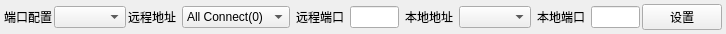
<?xml version="1.0" encoding="UTF-8"?>
<ui version="4.0">
 <class>IOSettingsForm</class>
 <widget class="QWidget" name="IOSettingsForm">
  <property name="geometry">
   <rect>
    <x>0</x>
    <y>0</y>
    <width>726</width>
    <height>31</height>
   </rect>
  </property>
  <property name="maximumSize">
   <size>
    <width>16777215</width>
    <height>16777215</height>
   </size>
  </property>
  <property name="windowTitle">
   <string>Form</string>
  </property>
  <layout class="QVBoxLayout" name="verticalLayout">
   <property name="leftMargin">
    <number>2</number>
   </property>
   <property name="topMargin">
    <number>2</number>
   </property>
   <property name="rightMargin">
    <number>2</number>
   </property>
   <property name="bottomMargin">
    <number>2</number>
   </property>
   <item>
    <widget class="QWidget" name="widget_ioset" native="true">
     <property name="maximumSize">
      <size>
       <width>16777215</width>
       <height>16777215</height>
      </size>
     </property>
     <property name="styleSheet">
      <string notr="true"/>
     </property>
     <layout class="QHBoxLayout" name="horizontalLayout_2">
      <property name="spacing">
       <number>2</number>
      </property>
      <property name="leftMargin">
       <number>2</number>
      </property>
      <property name="topMargin">
       <number>2</number>
      </property>
      <property name="rightMargin">
       <number>2</number>
      </property>
      <property name="bottomMargin">
       <number>2</number>
      </property>
      <item>
       <layout class="QHBoxLayout" name="horizontalLayout" stretch="0,0">
        <item>
         <widget class="QLabel" name="label_4">
          <property name="text">
           <string>端口配置</string>
          </property>
         </widget>
        </item>
        <item>
         <widget class="QComboBox" name="comboBox_PortName">
          <property name="sizePolicy">
           <sizepolicy hsizetype="Expanding" vsizetype="Fixed">
            <horstretch>0</horstretch>
            <verstretch>0</verstretch>
           </sizepolicy>
          </property>
          <property name="maximumSize">
           <size>
            <width>150</width>
            <height>16777215</height>
           </size>
          </property>
         </widget>
        </item>
       </layout>
      </item>
      <item>
       <widget class="QStackedWidget" name="stackedWidget">
        <property name="currentIndex">
         <number>2</number>
        </property>
        <widget class="QWidget" name="page_serial">
         <property name="sizePolicy">
          <sizepolicy hsizetype="Preferred" vsizetype="Expanding">
           <horstretch>0</horstretch>
           <verstretch>0</verstretch>
          </sizepolicy>
         </property>
         <layout class="QVBoxLayout" name="verticalLayout_4">
          <property name="leftMargin">
           <number>0</number>
          </property>
          <property name="topMargin">
           <number>0</number>
          </property>
          <property name="rightMargin">
           <number>0</number>
          </property>
          <property name="bottomMargin">
           <number>0</number>
          </property>
          <item>
           <layout class="QGridLayout" name="gridLayout" columnstretch="0,1,0,1,0,1,0,1">
            <item row="0" column="2">
             <widget class="QLabel" name="label_2">
              <property name="text">
               <string>停 止 位</string>
              </property>
             </widget>
            </item>
            <item row="0" column="5">
             <widget class="QComboBox" name="comboBox_DataBits">
              <property name="minimumSize">
               <size>
                <width>0</width>
                <height>0</height>
               </size>
              </property>
             </widget>
            </item>
            <item row="0" column="6">
             <widget class="QLabel" name="label_5">
              <property name="text">
               <string>校 验 位</string>
              </property>
             </widget>
            </item>
            <item row="0" column="0">
             <widget class="QLabel" name="label">
              <property name="text">
               <string>波 特 率</string>
              </property>
             </widget>
            </item>
            <item row="0" column="3">
             <widget class="QComboBox" name="comboBox_StopBits">
              <property name="minimumSize">
               <size>
                <width>0</width>
                <height>0</height>
               </size>
              </property>
             </widget>
            </item>
            <item row="0" column="4">
             <widget class="QLabel" name="label_3">
              <property name="text">
               <string>数 据 位</string>
              </property>
             </widget>
            </item>
            <item row="0" column="1">
             <widget class="QComboBox" name="comboBox_BaudRate">
              <property name="minimumSize">
               <size>
                <width>0</width>
                <height>0</height>
               </size>
              </property>
             </widget>
            </item>
            <item row="0" column="7">
             <widget class="QComboBox" name="comboBox_Parity">
              <property name="minimumSize">
               <size>
                <width>0</width>
                <height>0</height>
               </size>
              </property>
             </widget>
            </item>
           </layout>
          </item>
         </layout>
        </widget>
        <widget class="QWidget" name="page_tcpClient">
         <layout class="QVBoxLayout" name="verticalLayout_7">
          <property name="leftMargin">
           <number>0</number>
          </property>
          <property name="topMargin">
           <number>0</number>
          </property>
          <property name="rightMargin">
           <number>0</number>
          </property>
          <property name="bottomMargin">
           <number>0</number>
          </property>
          <item>
           <layout class="QGridLayout" name="gridLayout_2" columnstretch="0,1,0,1,0,1,0,1">
            <item row="0" column="4">
             <widget class="QLabel" name="label_8">
              <property name="text">
               <string>本地地址</string>
              </property>
             </widget>
            </item>
            <item row="0" column="0">
             <widget class="QLabel" name="label_6">
              <property name="text">
               <string>远程地址</string>
              </property>
             </widget>
            </item>
            <item row="0" column="1">
             <widget class="QLineEdit" name="le_tcpClientAimAddr">
              <property name="minimumSize">
               <size>
                <width>0</width>
                <height>0</height>
               </size>
              </property>
              <property name="maximumSize">
               <size>
                <width>200</width>
                <height>16777215</height>
               </size>
              </property>
              <property name="text">
               <string>192.168.1.4</string>
              </property>
             </widget>
            </item>
            <item row="0" column="3">
             <widget class="QLineEdit" name="le_tcpClientAimPort">
              <property name="minimumSize">
               <size>
                <width>0</width>
                <height>0</height>
               </size>
              </property>
              <property name="maximumSize">
               <size>
                <width>200</width>
                <height>16777215</height>
               </size>
              </property>
              <property name="text">
               <string>40000</string>
              </property>
             </widget>
            </item>
            <item row="0" column="2">
             <widget class="QLabel" name="label_7">
              <property name="text">
               <string>远程端口</string>
              </property>
             </widget>
            </item>
            <item row="0" column="5">
             <widget class="QComboBox" name="cmb_tcpClientLocalAddr">
              <property name="minimumSize">
               <size>
                <width>0</width>
                <height>0</height>
               </size>
              </property>
              <property name="maximumSize">
               <size>
                <width>200</width>
                <height>16777215</height>
               </size>
              </property>
             </widget>
            </item>
            <item row="0" column="6">
             <widget class="QLabel" name="label_9">
              <property name="text">
               <string>本地端口</string>
              </property>
             </widget>
            </item>
            <item row="0" column="7">
             <widget class="QLineEdit" name="le_tcpClientLocalPort">
              <property name="enabled">
               <bool>false</bool>
              </property>
              <property name="minimumSize">
               <size>
                <width>0</width>
                <height>0</height>
               </size>
              </property>
              <property name="maximumSize">
               <size>
                <width>200</width>
                <height>16777215</height>
               </size>
              </property>
             </widget>
            </item>
           </layout>
          </item>
         </layout>
        </widget>
        <widget class="QWidget" name="page_tcpServer">
         <layout class="QVBoxLayout" name="verticalLayout_8">
          <property name="leftMargin">
           <number>0</number>
          </property>
          <property name="topMargin">
           <number>0</number>
          </property>
          <property name="rightMargin">
           <number>0</number>
          </property>
          <property name="bottomMargin">
           <number>0</number>
          </property>
          <item>
           <layout class="QGridLayout" name="gridLayout_3" columnstretch="0,1,0,1,0,1,0,1">
            <item row="0" column="3">
             <widget class="QLineEdit" name="le_tcpServerAimPort">
              <property name="minimumSize">
               <size>
                <width>0</width>
                <height>0</height>
               </size>
              </property>
             </widget>
            </item>
            <item row="0" column="5">
             <widget class="QComboBox" name="cmb_tcpServerLocalAddr">
              <property name="minimumSize">
               <size>
                <width>0</width>
                <height>0</height>
               </size>
              </property>
             </widget>
            </item>
            <item row="0" column="2">
             <widget class="QLabel" name="label_11">
              <property name="text">
               <string>远程端口</string>
              </property>
             </widget>
            </item>
            <item row="0" column="0">
             <widget class="QLabel" name="label_10">
              <property name="text">
               <string>远程地址</string>
              </property>
             </widget>
            </item>
            <item row="0" column="1">
             <widget class="QComboBox" name="cmb_tcpServerAimAddr">
              <property name="minimumSize">
               <size>
                <width>0</width>
                <height>0</height>
               </size>
              </property>
              <item>
               <property name="text">
                <string>All Connect(0)</string>
               </property>
              </item>
             </widget>
            </item>
            <item row="0" column="4">
             <widget class="QLabel" name="label_12">
              <property name="text">
               <string>本地地址</string>
              </property>
             </widget>
            </item>
            <item row="0" column="6">
             <widget class="QLabel" name="label_13">
              <property name="text">
               <string>本地端口</string>
              </property>
             </widget>
            </item>
            <item row="0" column="7">
             <widget class="QLineEdit" name="le_tcpServerLocalPort">
              <property name="minimumSize">
               <size>
                <width>0</width>
                <height>0</height>
               </size>
              </property>
             </widget>
            </item>
           </layout>
          </item>
         </layout>
        </widget>
        <widget class="QWidget" name="page_udp">
         <layout class="QVBoxLayout" name="verticalLayout_9">
          <property name="leftMargin">
           <number>0</number>
          </property>
          <property name="topMargin">
           <number>0</number>
          </property>
          <property name="rightMargin">
           <number>0</number>
          </property>
          <property name="bottomMargin">
           <number>0</number>
          </property>
          <item>
           <layout class="QGridLayout" name="gridLayout_4" columnstretch="0,1,0,1,0,1,0,1" columnminimumwidth="0,0,0,0,0,0,0,0">
            <property name="leftMargin">
             <number>0</number>
            </property>
            <property name="topMargin">
             <number>0</number>
            </property>
            <property name="rightMargin">
             <number>0</number>
            </property>
            <property name="bottomMargin">
             <number>0</number>
            </property>
            <property name="horizontalSpacing">
             <number>6</number>
            </property>
            <item row="0" column="0">
             <widget class="QLabel" name="label_14">
              <property name="text">
               <string>远程地址</string>
              </property>
             </widget>
            </item>
            <item row="0" column="1">
             <widget class="QLineEdit" name="le_UdpAimAddr">
              <property name="minimumSize">
               <size>
                <width>0</width>
                <height>0</height>
               </size>
              </property>
             </widget>
            </item>
            <item row="0" column="2">
             <widget class="QLabel" name="label_15">
              <property name="text">
               <string>远程端口</string>
              </property>
             </widget>
            </item>
            <item row="0" column="3">
             <widget class="QLineEdit" name="le_UdpAimPort">
              <property name="minimumSize">
               <size>
                <width>0</width>
                <height>0</height>
               </size>
              </property>
             </widget>
            </item>
            <item row="0" column="4">
             <widget class="QLabel" name="label_16">
              <property name="text">
               <string>本地地址</string>
              </property>
             </widget>
            </item>
            <item row="0" column="5">
             <widget class="QComboBox" name="cmb_UdpLocalAddr">
              <property name="minimumSize">
               <size>
                <width>0</width>
                <height>0</height>
               </size>
              </property>
             </widget>
            </item>
            <item row="0" column="6">
             <widget class="QLabel" name="label_17">
              <property name="text">
               <string>本地端口</string>
              </property>
             </widget>
            </item>
            <item row="0" column="7">
             <widget class="QLineEdit" name="le_UdpLocalPort">
              <property name="minimumSize">
               <size>
                <width>0</width>
                <height>0</height>
               </size>
              </property>
             </widget>
            </item>
           </layout>
          </item>
         </layout>
        </widget>
       </widget>
      </item>
      <item>
       <spacer name="horizontalSpacer">
        <property name="orientation">
         <enum>Qt::Horizontal</enum>
        </property>
        <property name="sizeHint" stdset="0">
         <size>
          <width>40</width>
          <height>20</height>
         </size>
        </property>
       </spacer>
      </item>
      <item>
       <widget class="QPushButton" name="pushButton_Setting">
        <property name="text">
         <string>设置</string>
        </property>
       </widget>
      </item>
     </layout>
    </widget>
   </item>
  </layout>
 </widget>
 <resources/>
 <connections/>
</ui>
